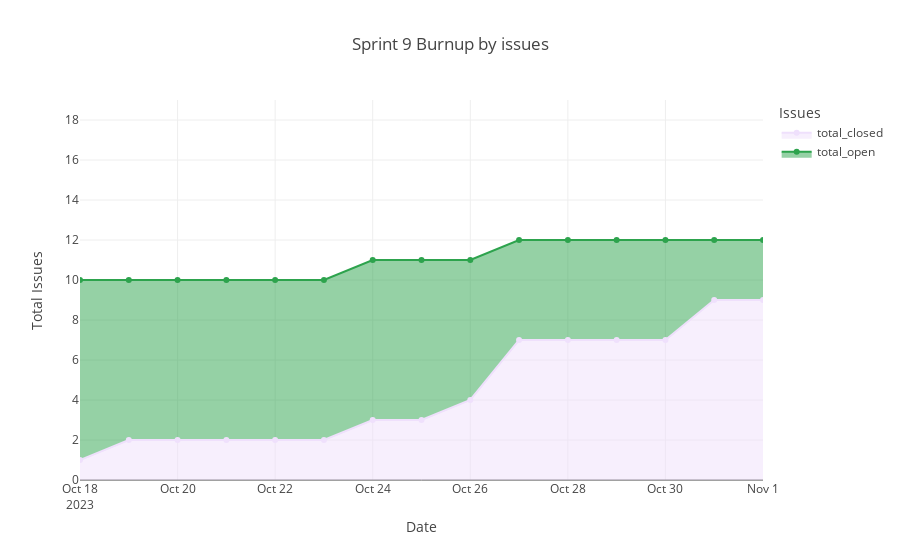

This figure's notebook cell:
### Code cell
burnup = SprintBurnup(sprint_data, "Sprint 9", unit = Unit.issues)
burnup.plot_results()

### Figure 1 — Plotly figure (JSON) as saved in the notebook; plotly's stock layout.template omitted (floating-point values rounded to 4 significant figures)
{"data": [{"fillpattern": {"shape": ""}, "hovertemplate": "cols=total_closed<br>date=%{x}<br>value=%{y}<extra></extra>", "legendgroup": "total_closed", "line": {"color": "#EFE0FC"}, "marker": {"symbol": "circle"}, "mode": "lines+markers", "name": "total_closed", "orientation": "v", "showlegend": true, "stackgroup": "1", "type": "scatter", "x": ["2023-10-18T00:00:00+00:00", "2023-10-19T00:00:00+00:00", "2023-10-20T00:00:00+00:00", "2023-10-21T00:00:00+00:00", "2023-10-22T00:00:00+00:00", "2023-10-23T00:00:00+00:00", "2023-10-24T00:00:00+00:00", "2023-10-25T00:00:00+00:00", "2023-10-26T00:00:00+00:00", "2023-10-27T00:00:00+00:00", "2023-10-28T00:00:00+00:00", "2023-10-29T00:00:00+00:00", "2023-10-30T00:00:00+00:00", "2023-10-31T00:00:00+00:00", "2023-11-01T00:00:00+00:00"], "xaxis": "x", "y": [1, 2, 2, 2, 2, 2, 3, 3, 4, 7, 7, 7, 7, 9, 9], "yaxis": "y"}, {"fillpattern": {"shape": ""}, "hovertemplate": "cols=total_open<br>date=%{x}<br>value=%{y}<extra></extra>", "legendgroup": "total_open", "line": {"color": "#2DA34D"}, "marker": {"symbol": "circle"}, "mode": "lines+markers", "name": "total_open", "orientation": "v", "showlegend": true, "stackgroup": "1", "type": "scatter", "x": ["2023-10-18T00:00:00+00:00", "2023-10-19T00:00:00+00:00", "2023-10-20T00:00:00+00:00", "2023-10-21T00:00:00+00:00", "2023-10-22T00:00:00+00:00", "2023-10-23T00:00:00+00:00", "2023-10-24T00:00:00+00:00", "2023-10-25T00:00:00+00:00", "2023-10-26T00:00:00+00:00", "2023-10-27T00:00:00+00:00", "2023-10-28T00:00:00+00:00", "2023-10-29T00:00:00+00:00", "2023-10-30T00:00:00+00:00", "2023-10-31T00:00:00+00:00", "2023-11-01T00:00:00+00:00"], "xaxis": "x", "y": [9, 8, 8, 8, 8, 8, 8, 8, 7, 5, 5, 5, 5, 3, 3], "yaxis": "y"}], "layout": {"legend": {"title": {"text": "Issues"}, "tracegroupgap": 0}, "title": {"text": "Sprint 9 Burnup by issues"}, "xaxis": {"anchor": "y", "domain": [0, 1], "range": ["2023-10-18T00:00:00+00:00", "2023-11-01T00:00:00+00:00"], "title": {"text": "Date"}}, "yaxis": {"anchor": "x", "domain": [0, 1], "range": [0, 19], "title": {"text": "Total Issues"}}}}
